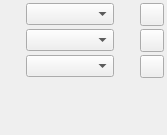
<?xml version="1.0" encoding="UTF-8"?>
<ui version="4.0">
 <class>PropertyWidget_TextColorBase</class>
 <widget class="QFrame" name="PropertyWidget_TextColorBase">
  <property name="geometry">
   <rect>
    <x>0</x>
    <y>0</y>
    <width>167</width>
    <height>135</height>
   </rect>
  </property>
  <property name="windowTitle">
   <string notr="true">Frame</string>
  </property>
  <layout class="QVBoxLayout" name="verticalLayout">
   <property name="spacing">
    <number>3</number>
   </property>
   <property name="leftMargin">
    <number>3</number>
   </property>
   <property name="topMargin">
    <number>3</number>
   </property>
   <property name="rightMargin">
    <number>3</number>
   </property>
   <property name="bottomMargin">
    <number>3</number>
   </property>
   <item>
    <layout class="QHBoxLayout" name="fillLayout">
     <property name="spacing">
      <number>3</number>
     </property>
     <item>
      <widget class="QLabel" name="fillIcon">
       <property name="minimumSize">
        <size>
         <width>20</width>
         <height>0</height>
        </size>
       </property>
       <property name="maximumSize">
        <size>
         <width>22</width>
         <height>22</height>
        </size>
       </property>
       <property name="text">
        <string/>
       </property>
      </widget>
     </item>
     <item>
      <widget class="ColorCombo" name="fillColor">
       <property name="sizePolicy">
        <sizepolicy hsizetype="MinimumExpanding" vsizetype="Fixed">
         <horstretch>0</horstretch>
         <verstretch>0</verstretch>
        </sizepolicy>
       </property>
       <property name="toolTip">
        <string>Color of selected text. If Outline text decoration is enabled, this color will be the fill color.&lt;br/&gt;If Drop Shadow Text is enabled, then this will be the top most color.</string>
       </property>
      </widget>
     </item>
     <item>
      <widget class="QLabel" name="fillShadeLabel">
       <property name="minimumSize">
        <size>
         <width>20</width>
         <height>0</height>
        </size>
       </property>
       <property name="maximumSize">
        <size>
         <width>22</width>
         <height>22</height>
        </size>
       </property>
       <property name="text">
        <string/>
       </property>
      </widget>
     </item>
     <item>
      <widget class="ShadeButton" name="fillShade">
       <property name="toolTip">
        <string>Saturation of color of text fill</string>
       </property>
       <property name="text">
        <string/>
       </property>
      </widget>
     </item>
    </layout>
   </item>
   <item>
    <layout class="QHBoxLayout" name="strokeLayout">
     <property name="spacing">
      <number>3</number>
     </property>
     <item>
      <widget class="QLabel" name="strokeIcon">
       <property name="minimumSize">
        <size>
         <width>20</width>
         <height>0</height>
        </size>
       </property>
       <property name="maximumSize">
        <size>
         <width>22</width>
         <height>22</height>
        </size>
       </property>
       <property name="text">
        <string/>
       </property>
      </widget>
     </item>
     <item>
      <widget class="ColorCombo" name="strokeColor">
       <property name="sizePolicy">
        <sizepolicy hsizetype="MinimumExpanding" vsizetype="Fixed">
         <horstretch>0</horstretch>
         <verstretch>0</verstretch>
        </sizepolicy>
       </property>
       <property name="tabletTracking">
        <bool>true</bool>
       </property>
       <property name="toolTip">
        <string>Color of text stroke and/or drop shadow, depending which is chosen.&lt;br/&gt;If both are chosen, then they share the same color.</string>
       </property>
      </widget>
     </item>
     <item>
      <widget class="QLabel" name="strokeShadeLabel">
       <property name="minimumSize">
        <size>
         <width>20</width>
         <height>0</height>
        </size>
       </property>
       <property name="maximumSize">
        <size>
         <width>22</width>
         <height>22</height>
        </size>
       </property>
       <property name="text">
        <string/>
       </property>
      </widget>
     </item>
     <item>
      <widget class="ShadeButton" name="strokeShade">
       <property name="toolTip">
        <string>Saturation of color of text stroke</string>
       </property>
       <property name="text">
        <string/>
       </property>
      </widget>
     </item>
    </layout>
   </item>
   <item>
    <layout class="QHBoxLayout" name="backLayout">
     <property name="spacing">
      <number>3</number>
     </property>
     <item>
      <widget class="QLabel" name="backIcon">
       <property name="minimumSize">
        <size>
         <width>20</width>
         <height>0</height>
        </size>
       </property>
       <property name="maximumSize">
        <size>
         <width>22</width>
         <height>22</height>
        </size>
       </property>
       <property name="text">
        <string/>
       </property>
      </widget>
     </item>
     <item>
      <widget class="ColorCombo" name="backColor">
       <property name="sizePolicy">
        <sizepolicy hsizetype="MinimumExpanding" vsizetype="Fixed">
         <horstretch>0</horstretch>
         <verstretch>0</verstretch>
        </sizepolicy>
       </property>
       <property name="toolTip">
        <string>Background color of selected text</string>
       </property>
      </widget>
     </item>
     <item>
      <widget class="QLabel" name="backShadeLabel">
       <property name="minimumSize">
        <size>
         <width>20</width>
         <height>0</height>
        </size>
       </property>
       <property name="maximumSize">
        <size>
         <width>22</width>
         <height>22</height>
        </size>
       </property>
       <property name="text">
        <string/>
       </property>
      </widget>
     </item>
     <item>
      <widget class="ShadeButton" name="backShade">
       <property name="toolTip">
        <string>Saturation of color of text background</string>
       </property>
       <property name="text">
        <string/>
       </property>
      </widget>
     </item>
    </layout>
   </item>
   <item>
    <layout class="QHBoxLayout" name="effectsLayout">
     <property name="spacing">
      <number>3</number>
     </property>
     <item>
      <spacer name="horizontalSpacer_3">
       <property name="orientation">
        <enum>Qt::Horizontal</enum>
       </property>
       <property name="sizeHint" stdset="0">
        <size>
         <width>40</width>
         <height>20</height>
        </size>
       </property>
      </spacer>
     </item>
     <item>
      <widget class="StyleSelect" name="textEffects" native="true"/>
     </item>
    </layout>
   </item>
  </layout>
 </widget>
 <customwidgets>
  <customwidget>
   <class>ColorCombo</class>
   <extends>QComboBox</extends>
   <header>ui/colorcombo.h</header>
  </customwidget>
  <customwidget>
   <class>ShadeButton</class>
   <extends>QToolButton</extends>
   <header>ui/shadebutton.h</header>
  </customwidget>
  <customwidget>
   <class>StyleSelect</class>
   <extends>QWidget</extends>
   <header>ui/styleselect.h</header>
   <container>1</container>
  </customwidget>
 </customwidgets>
 <resources/>
 <connections/>
</ui>
